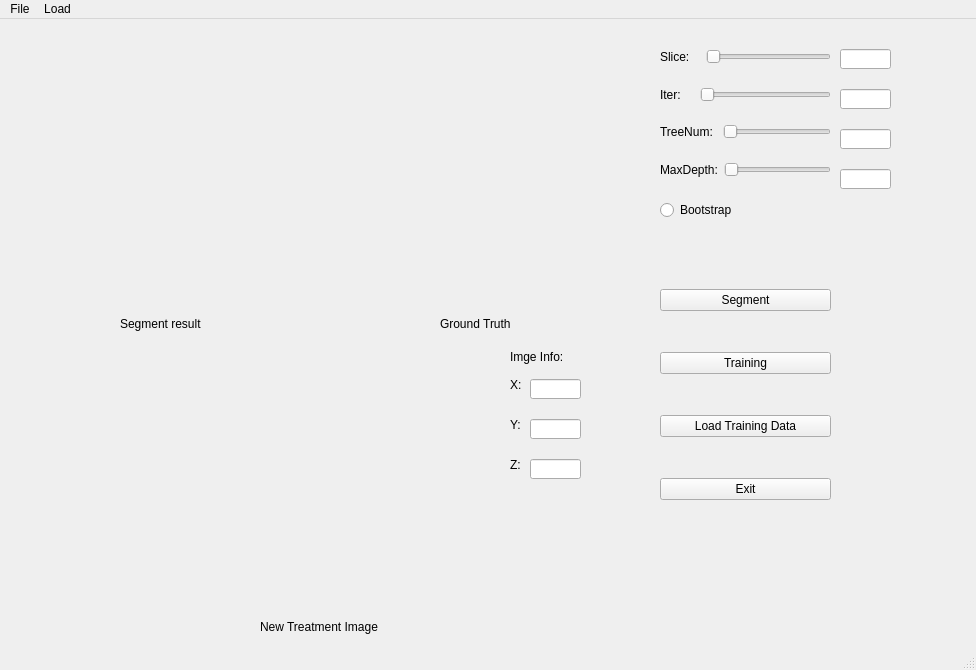
<?xml version="1.0" encoding="UTF-8"?>
<ui version="4.0">
 <class>MainWindow</class>
 <widget class="QMainWindow" name="MainWindow">
  <property name="geometry">
   <rect>
    <x>0</x>
    <y>0</y>
    <width>976</width>
    <height>670</height>
   </rect>
  </property>
  <property name="windowTitle">
   <string>前列腺分割平台</string>
  </property>
  <widget class="QWidget" name="centralwidget">
   <widget class="QLabel" name="label_2">
    <property name="geometry">
     <rect>
      <x>440</x>
      <y>290</y>
      <width>111</width>
      <height>29</height>
     </rect>
    </property>
    <property name="text">
     <string>Ground Truth</string>
    </property>
   </widget>
   <widget class="QLabel" name="label">
    <property name="geometry">
     <rect>
      <x>120</x>
      <y>290</y>
      <width>91</width>
      <height>29</height>
     </rect>
    </property>
    <property name="text">
     <string>Segment result</string>
    </property>
   </widget>
   <widget class="QLabel" name="label_3">
    <property name="geometry">
     <rect>
      <x>260</x>
      <y>600</y>
      <width>121</width>
      <height>16</height>
     </rect>
    </property>
    <property name="text">
     <string>New Treatment Image</string>
    </property>
   </widget>
   <widget class="QWidget" name="verticalLayoutWidget">
    <property name="geometry">
     <rect>
      <x>660</x>
      <y>270</y>
      <width>171</width>
      <height>211</height>
     </rect>
    </property>
    <layout class="QVBoxLayout" name="verticalLayout">
     <item>
      <widget class="QPushButton" name="SegmentButton">
       <property name="text">
        <string>Segment</string>
       </property>
      </widget>
     </item>
     <item>
      <spacer name="verticalSpacer_2">
       <property name="orientation">
        <enum>Qt::Vertical</enum>
       </property>
       <property name="sizeHint" stdset="0">
        <size>
         <width>20</width>
         <height>28</height>
        </size>
       </property>
      </spacer>
     </item>
     <item>
      <widget class="QPushButton" name="TrainingButton">
       <property name="text">
        <string>Training</string>
       </property>
      </widget>
     </item>
     <item>
      <spacer name="verticalSpacer">
       <property name="orientation">
        <enum>Qt::Vertical</enum>
       </property>
       <property name="sizeHint" stdset="0">
        <size>
         <width>20</width>
         <height>28</height>
        </size>
       </property>
      </spacer>
     </item>
     <item>
      <widget class="QPushButton" name="LoadTrainDataButton">
       <property name="text">
        <string>Load Training Data</string>
       </property>
      </widget>
     </item>
     <item>
      <spacer name="verticalSpacer_3">
       <property name="orientation">
        <enum>Qt::Vertical</enum>
       </property>
       <property name="sizeHint" stdset="0">
        <size>
         <width>20</width>
         <height>28</height>
        </size>
       </property>
      </spacer>
     </item>
     <item>
      <widget class="QPushButton" name="ExitButton">
       <property name="text">
        <string>Exit</string>
       </property>
      </widget>
     </item>
    </layout>
   </widget>
   <widget class="QWidget" name="verticalLayoutWidget_2">
    <property name="geometry">
     <rect>
      <x>660</x>
      <y>30</y>
      <width>171</width>
      <height>171</height>
     </rect>
    </property>
    <layout class="QVBoxLayout" name="verticalLayout_3">
     <item>
      <layout class="QHBoxLayout" name="horizontalLayout_2">
       <item>
        <widget class="QLabel" name="Slicelabel">
         <property name="text">
          <string>Slice:   </string>
         </property>
        </widget>
       </item>
       <item>
        <widget class="QSlider" name="SliceSlider">
         <property name="orientation">
          <enum>Qt::Horizontal</enum>
         </property>
        </widget>
       </item>
      </layout>
     </item>
     <item>
      <spacer name="verticalSpacer_4">
       <property name="orientation">
        <enum>Qt::Vertical</enum>
       </property>
       <property name="sizeHint" stdset="0">
        <size>
         <width>20</width>
         <height>18</height>
        </size>
       </property>
      </spacer>
     </item>
     <item>
      <layout class="QHBoxLayout" name="horizontalLayout_3">
       <item>
        <widget class="QLabel" name="Iterlabel">
         <property name="text">
          <string>Iter:    </string>
         </property>
        </widget>
       </item>
       <item>
        <widget class="QSlider" name="IterSlider">
         <property name="orientation">
          <enum>Qt::Horizontal</enum>
         </property>
        </widget>
       </item>
      </layout>
     </item>
     <item>
      <spacer name="verticalSpacer_5">
       <property name="orientation">
        <enum>Qt::Vertical</enum>
       </property>
       <property name="sizeHint" stdset="0">
        <size>
         <width>20</width>
         <height>18</height>
        </size>
       </property>
      </spacer>
     </item>
     <item>
      <layout class="QHBoxLayout" name="horizontalLayout_4">
       <item>
        <widget class="QLabel" name="Treelabel">
         <property name="text">
          <string>TreeNum: </string>
         </property>
        </widget>
       </item>
       <item>
        <widget class="QSlider" name="TreeSlider">
         <property name="orientation">
          <enum>Qt::Horizontal</enum>
         </property>
        </widget>
       </item>
      </layout>
     </item>
     <item>
      <spacer name="verticalSpacer_6">
       <property name="orientation">
        <enum>Qt::Vertical</enum>
       </property>
       <property name="sizeHint" stdset="0">
        <size>
         <width>20</width>
         <height>18</height>
        </size>
       </property>
      </spacer>
     </item>
     <item>
      <layout class="QHBoxLayout" name="horizontalLayout_5">
       <item>
        <widget class="QLabel" name="label_4">
         <property name="text">
          <string>MaxDepth:</string>
         </property>
        </widget>
       </item>
       <item>
        <widget class="QSlider" name="depthSlider">
         <property name="orientation">
          <enum>Qt::Horizontal</enum>
         </property>
        </widget>
       </item>
      </layout>
     </item>
     <item>
      <spacer name="verticalSpacer_7">
       <property name="orientation">
        <enum>Qt::Vertical</enum>
       </property>
       <property name="sizeHint" stdset="0">
        <size>
         <width>20</width>
         <height>18</height>
        </size>
       </property>
      </spacer>
     </item>
     <item>
      <widget class="QRadioButton" name="BootstrapButton">
       <property name="text">
        <string>Bootstrap</string>
       </property>
      </widget>
     </item>
    </layout>
   </widget>
   <widget class="QLabel" name="label_5">
    <property name="geometry">
     <rect>
      <x>510</x>
      <y>330</y>
      <width>71</width>
      <height>16</height>
     </rect>
    </property>
    <property name="text">
     <string>Imge Info:</string>
    </property>
   </widget>
   <widget class="QLabel" name="label_10">
    <property name="geometry">
     <rect>
      <x>510</x>
      <y>430</y>
      <width>16</width>
      <height>31</height>
     </rect>
    </property>
    <property name="text">
     <string>Z:</string>
    </property>
   </widget>
   <widget class="QLabel" name="label_9">
    <property name="geometry">
     <rect>
      <x>510</x>
      <y>390</y>
      <width>16</width>
      <height>31</height>
     </rect>
    </property>
    <property name="text">
     <string>Y:</string>
    </property>
   </widget>
   <widget class="QLabel" name="label_6">
    <property name="geometry">
     <rect>
      <x>510</x>
      <y>350</y>
      <width>16</width>
      <height>31</height>
     </rect>
    </property>
    <property name="text">
     <string>X:</string>
    </property>
   </widget>
   <widget class="QLineEdit" name="sliceEdit">
    <property name="geometry">
     <rect>
      <x>840</x>
      <y>30</y>
      <width>51</width>
      <height>20</height>
     </rect>
    </property>
   </widget>
   <widget class="QLineEdit" name="iterEdit">
    <property name="geometry">
     <rect>
      <x>840</x>
      <y>70</y>
      <width>51</width>
      <height>20</height>
     </rect>
    </property>
   </widget>
   <widget class="QLineEdit" name="treenumEdit">
    <property name="geometry">
     <rect>
      <x>840</x>
      <y>110</y>
      <width>51</width>
      <height>20</height>
     </rect>
    </property>
   </widget>
   <widget class="QLineEdit" name="depthEdit">
    <property name="geometry">
     <rect>
      <x>840</x>
      <y>150</y>
      <width>51</width>
      <height>20</height>
     </rect>
    </property>
   </widget>
   <widget class="QLineEdit" name="xEdit">
    <property name="geometry">
     <rect>
      <x>530</x>
      <y>360</y>
      <width>51</width>
      <height>20</height>
     </rect>
    </property>
   </widget>
   <widget class="QLineEdit" name="yEdit">
    <property name="geometry">
     <rect>
      <x>530</x>
      <y>400</y>
      <width>51</width>
      <height>20</height>
     </rect>
    </property>
   </widget>
   <widget class="QLineEdit" name="zEdit">
    <property name="geometry">
     <rect>
      <x>530</x>
      <y>440</y>
      <width>51</width>
      <height>20</height>
     </rect>
    </property>
   </widget>
  </widget>
  <widget class="QMenuBar" name="menubar">
   <property name="geometry">
    <rect>
     <x>0</x>
     <y>0</y>
     <width>976</width>
     <height>23</height>
    </rect>
   </property>
   <widget class="QMenu" name="menuFile">
    <property name="title">
     <string>File</string>
    </property>
    <addaction name="actionOpen"/>
    <addaction name="actionSave"/>
   </widget>
   <widget class="QMenu" name="menuLoad">
    <property name="title">
     <string>Load</string>
    </property>
    <addaction name="actionLoad_model"/>
    <addaction name="actionLoad_GroundImg"/>
   </widget>
   <addaction name="menuFile"/>
   <addaction name="menuLoad"/>
  </widget>
  <widget class="QStatusBar" name="statusbar"/>
  <action name="actionOpen">
   <property name="text">
    <string>Open</string>
   </property>
   <property name="shortcut">
    <string>Ctrl+O</string>
   </property>
  </action>
  <action name="actionSave">
   <property name="text">
    <string>Save</string>
   </property>
   <property name="shortcut">
    <string>Ctrl+S</string>
   </property>
  </action>
  <action name="actionOpen_GroundImg">
   <property name="text">
    <string>Open GroundImg</string>
   </property>
   <property name="shortcut">
    <string>Ctrl+G</string>
   </property>
  </action>
  <action name="actionSave_Model">
   <property name="text">
    <string>Save Model</string>
   </property>
  </action>
  <action name="actionLoad_model">
   <property name="text">
    <string>Load Model</string>
   </property>
  </action>
  <action name="actionLoad_GroundImg">
   <property name="text">
    <string>Load GroundImg</string>
   </property>
  </action>
 </widget>
 <resources/>
 <connections>
  <connection>
   <sender>ExitButton</sender>
   <signal>clicked()</signal>
   <receiver>MainWindow</receiver>
   <slot>close()</slot>
   <hints>
    <hint type="sourcelabel">
     <x>695</x>
     <y>485</y>
    </hint>
    <hint type="destinationlabel">
     <x>572</x>
     <y>539</y>
    </hint>
   </hints>
  </connection>
 </connections>
</ui>
